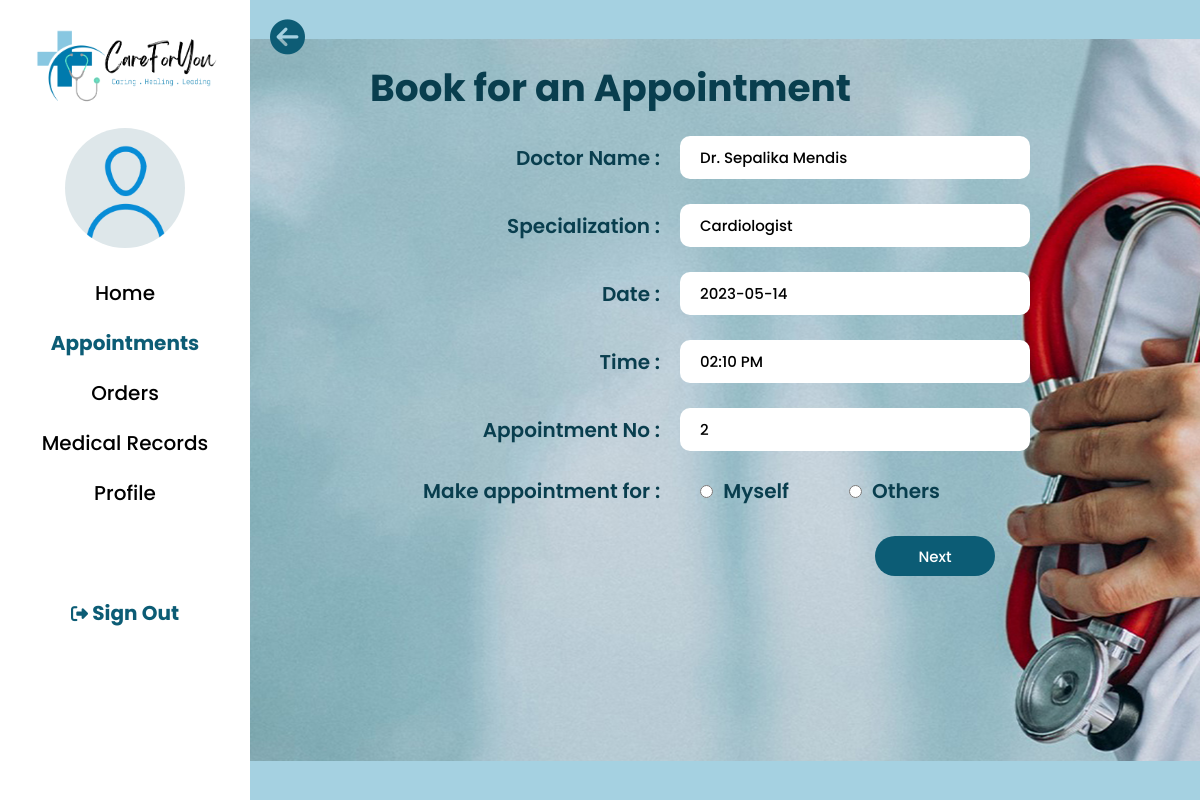
Page /patient/patient_bookdoc1.php?id=2 (signed in) on the committed database.
### tables this page shows
CREATE TABLE `tbl_docsession` (
  `session_id` int(11) NOT NULL,
  `doctor_id` int(100) NOT NULL,
  `date` date NOT NULL,
  `time_slot` varchar(100) NOT NULL,
  `room_no` varchar(100) NOT NULL,
  `assistant_id` int(11) NOT NULL,
  `created_at` timestamp NOT NULL DEFAULT current_timestamp(),
  `no_of_appointment` int(11) NOT NULL DEFAULT 0,
  `status` int(11) NOT NULL DEFAULT 0
);

CREATE TABLE `tbl_doctor` (
  `doctor_id` int(100) NOT NULL,
  `doc_name` text NOT NULL,
  `contact_number` int(100) NOT NULL,
  `SLMC_number` varchar(50) NOT NULL,
  `charge` varchar(100) NOT NULL,
  `specialization` varchar(255) NOT NULL,
  `userid` varchar(10) NOT NULL,
  `nic` varchar(12) NOT NULL,
  `profile_picture` varchar(255) NOT NULL DEFAULT 'user.png'
);

### patient/patient_bookdoc1.php (the view, shortened to what this page needs)
<?php include('../config/constants.php') ?>
<?php
$session_id = $_GET['id'];
$sql = "SELECT * FROM tbl_docsession INNER JOIN tbl_doctor ON tbl_docsession.doctor_id = tbl_doctor.doctor_id AND session_id = '$session_id'";
$result = mysqli_query($conn, $sql);
if ($result) {
  $row = mysqli_fetch_assoc($result);
  $timeslot = $row['time_slot'];
  $noofapt = $row['no_of_appointment'];
  if ($timeslot == 0) {
    $starttime = strtotime('08:00:00');
  } else if ($timeslot == 1) {
    $starttime = strtotime('10:00:00');
  } else if ($timeslot == 2) {
    $starttime = strtotime('12:00:00');
  } else if ($timeslot == 3) {
    $starttime = strtotime('14:00:00');
  } else if ($timeslot == 4) {
    $starttime = strtotime('16:00:00');
  } else {
    $starttime = strtotime('18:00:00');
  }
  $aptnosql = "SELECT docapt_id,docapt_no, docapt_status,my_other,docapt_flag FROM tbl_docappointment WHERE session_id ='$session_id'";
  $aptnoresult = mysqli_query($conn,$aptnosql);
  if(mysqli_num_rows($aptnoresult) != 0){
          $flag = 0;
          if($flag == 0){
            $apt_no = $noofapt + 1;
          }
  } else {
      $apt_no = 1;
  }
  $apt_dur = 600;
  $apt_time = $starttime + (($apt_no-1) * $apt_dur);
  $apt_time_format = date('h:i A', $apt_time);
}
?>
<!DOCTYPE html>
<html lang="en">
<head>
  <link rel="stylesheet" href="../css/patient.css" />
</head>
<body>
  <div class="main-div">
    <div class="home-left">
      <div class="nav-logo">
        <a href="./patient_home.php">
          <img src="../images/logo.png" alt="logo" />
        </a>
      </div>
      <div class="profile-image">
        <img src="../images/user.png" alt="profile-image" />
      </div>
        <div class="nav-links">
          <a href="./patient_home.php">Home</a>
          <a href="./patient_appointments.php"  style="color: #0c5c75; font-weight: bold">Appointments</a>
          <a href="./patient_pharmorders.php">Orders</a>
          <a href="./patient_medicalrecords.php">Medical Records</a>
          <a href="./patient_viewprofile.php">Profile</a>
        </div>
      <div class="signout"><a href="../logout.php"><i class="fa-solid fa-right-from-bracket"></i> Sign Out </a></div>
    </div>
    <div class="home-right">
      <div class="back" onclick="location.href='patient_makedocappointment.php'">
        <i class="fa-solid fa-circle-arrow-left" style="font-size: 35px;"></i>
      </div>
      <div class="form-content">
        <div class="book1-heading">
          <h2>Book for an Appointment</h2>
        </div>
          <form method="post">
              <div class="form-itm">
                <p>Doctor Name :</p>
                <input type="text" value="<?php echo $row['doc_name']; ?>" readonly>
              </div>
              <div class="form-itm">
                <p>Specialization :</p>
                <input type="text" value="<?php echo $row['specialization']; ?>" readonly>
              </div>
              <div class="form-itm">
                <p>Date :</p>
                <input type="text" value="<?php echo $row['date']; ?>" readonly>
              </div>
              <div class="form-itm">
                <p>Time :</p>
                <input type="text" value="<?php echo $apt_time_format; ?>" readonly>
              </div>
              <div class="form-itm">
                <p>Appointment No :</p>
                <input type="text" value="<?php echo $apt_no; ?>" readonly>
              </div>
              <div class="form-itm radio-itm">
                <p>Make appointment for :</p>
                    <input type="radio" name="aptfor" value="0" required>
                    <label>Myself</label>
                    <input type="radio" name="aptfor" value="1">
                    <label>Others</label>
              </div>
              <div class="apt-btn">
                <div class="apt-btn-css"><button type="submit" name="next">Next</button></div>
              </div>
          </form>
      </div>
    </div>
  </div>
</body>
</html>

### css/patient.css (style rules this page uses)
* { margin: 0px; padding: 0px; box-sizing: border-box; list-style: none; text-decoration: none; font-family: 'Poppins', sans-serif; }
body { background-color: #A5D1E1; }
.back { position: fixed; color: #0D5C75; cursor: pointer; }
.main-div { display: flex; flex-direction: row; height: 100vh; width: 100%; }
.home-left { display: flex; flex-direction: column; align-items: center; background-color: white; height: 100vh; width: 250px; font-size: 20px; }
.home-right { background-image: url(../images/patientbg1.jpg); background-position: center; background-repeat: no-repeat; background-size: auto; height: 100vh; width: calc(100% - 250px); display: flex; flex-direction: column; overflow-y: scroll; padding: 20px; }
.fa-solid { font-size: 17px; }
.nav-logo img { height: 90px; margin-top: 20px; }
.nav-links { display: flex; flex-direction: column; align-items: center; text-decoration: none; margin-top: 30px; font-weight: 500; }
.nav-links a { margin-bottom: 20px; color: black; }
a { text-decoration: none; }
.profile-image { background: #dee7ea; border-radius: 50%; height: 120px; width: 120px; margin-top: 10px; }
.profile-image img { height: 120px; width: 120px; }
.signout { margin-top: 70px; font-weight: bold }
.signout a { color: #0C5C75; }
.form-content { height: 500px; width: 700px; border-radius: 25px; display: flex; flex-direction: column; color: #093e4e; margin: 40px 0px 0px 100px; }
.book1-heading { font-size: 25px; margin-bottom: 20px; color: #093e4e; }
.form-itm { display: flex; flex-direction: row; align-items: center; justify-content: right; margin: 0px 40px 25px 0px; font-weight: 550; font-size: 20px; }
.form-itm input { width: 350px; border-radius: 10px; font-size: 15px; font-weight: 500; border: none; padding: 10px; padding-left: 20px; }
.form-itm p { margin-right: 20px; }
.radio-itm { margin-right: 130px; }
.radio-itm input { width: auto; margin-right: 10px; }
.radio-itm p { margin-right: 40px; }
.apt-btn { display: flex; flex-direction: row; justify-content: right; margin: 30px 40px 0px 0px; }
.apt-btn-css { height: 50px; width: 120px; margin-right: 35px; }
.apt-btn-css button { height: 40px; width: 120px; background: #0C5C75; border-radius: 20px; font-size: 15px; font-weight: 500; color: white; border: none; }

### rows in the picture
tbl_docsession: doctor.doc_name "Dr. Sepalika Mendis", doctor.specialization "Cardiologist", date "2023-05-14", no_of_appointment "02:10 PM", no_of_appointment "2"
